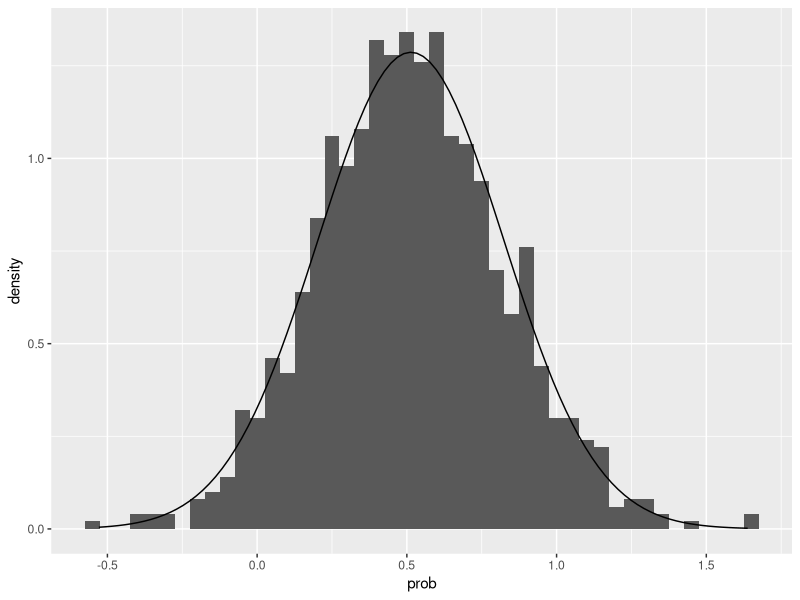

Write R code to recreate this figure. (Note: this script raises an error after producing the figure.)
# testing conditions and movement link
install.packages("msm")
library(msm) # truncated normal distribution - could just clip regular
library(ggplot2)

# for now, movement prob sampled from random dist 0-1
# p(move) for each stage or patch? stage and patch?
prob <- rtnorm(1000, mean = 0.5, sd= 0.3) # sample of 1000 
prob_df <- as.data.frame(prob)

n_obs <-  sum(!is.na(prob_df$prob))

norm.plot <- ggplot(prob_df, aes(prob))  + 
  geom_histogram(aes(y = after_stat(density)),  binwidth = 0.05) + 
  stat_function(fun = dnorm, args = list(mean = mean(prob_df$prob), sd = sd(prob_df$prob)))

# rescaling y
ybreaks = seq(0,50,5) 
# On primary axis
norm.plot + scale_y_continuous("Counts", breaks = round(ybreaks / (bw * n_obs),3), labels = ybreaks)

# randomly generating movement probs for each class and patch
dmat <- matrix(0, ncol= 4, nrow= 2) # row 1 = pstay, row 2 = move
colnames(dmat) <-  c("Yearling_f", "Adult_f", "Yearling_m", "Adult_m")
rownames(dmat) <- c(1:2)
dmat1 <- dmat            # stay and move for patch 1 - assuming better than patch 2
dmat2 <- dmat

# generating probs by sampling truncated norm. Assume patch 1 better than 2, so move low for 1, high for 2
move1 <- rtnorm(4, mean = 0.2, sd= 0.2, lower = 0, upper = 1) # vector of movement probs -  shouldnt fems disperse less?
dmat1[2,] <- move1
dmat1[1,] <- 1-move1
print(dmat1)
move2<- rtnorm(4, mean = 0.6, sd= 0.2, lower = 0, upper = 1) 
dmat2[2,] <- move2
dmat2[1,] <- 1-move2
print(dmat2)


# logit link - for sex ratio of current and movement prob, (not distance!)
# example sr = just over 1 as relative fem abundance (Nf/Nm)
sr <- rnorm(n=50, mean = 1.5, sd= 0.5)  # can get up to 3:1!
if(any(sr <0) ){
  sr[sr < 0] <- 0
}

# visualising ratio
sr_df <- as.data.frame(sr)
obs_sr = sum(!is.na(sr_df$sr))

logit.plot <- ggplot(sr_df, aes(sr))  + 
  geom_histogram(aes(y = ..density..),  binwidth = 0.05) + 
  stat_function(fun = dnorm, args = list(mean = mean(sr_df$sr), sd = sd(sr_df$sr)))

# rescaling y
ybreaks = seq(0,50,5) 
## On primary axis
logit.plot + scale_y_continuous("Counts", breaks = round(ybreaks / (0.05 * obs_sr),3), labels = ybreaks)

# defining binary movement based off this
y <- ifelse(sr_df > 1, 0, 1)    # males only move when fem abundance greater than male
sr_df$Y <- y 


# visualising distance against Y (move or not)
ggplot(data = sr_df, aes(x= sr, y=Y))+
  geom_point() +
  labs(title = "Male movement probability distribution",
       y = "Movement prob", 
       x = "Sex ratio (number of females per male)")

mylogit <- glm(Y ~ sr, data = sr_df, family = "binomial")  # creating gen linear model to predict effect of sex ratio on movement
summary(mylogit)

new_df <- data.frame(sample_ratio = seq(min(sr_df$sr), max(sr_df$sr), length.out=100))   # creating df with possible sex ratios (between min and max generated)
new_df$prob <- predict(mylogit, data = new_df, type = "response")   # applying my model to these sample ratios

# visualising model
ggplot(sr_df, aes(x = sr, y = Y)) +
  geom_jitter(height = 0.03, width = 0, alpha = 0.6) +
  stat_smooth(method = "glm",
              method.args = list(family = "binomial"),
              se = FALSE, color = "blue", size = 1.2) +
  labs(title = "Male movement probability distribution",
       y = "Movement prob", 
       x = "Sex ratio (number of females per male)")   # represents a single male sample - what does he do at diff sex ratios?


# increasing replicates 
# treat each y as movement data for an individ MALE badger
y1 <- ifelse(sr > 1.2, 0, 1)   # setting various different movement thresholds, represents larger sample size
y2 <- ifelse(sr > 1, 0, 1)
y3 <- ifelse(sr > 1.25, 0, 1)
y4 <- ifelse(sr > 0.9, 0, 1)
y5 <- ifelse(sr > 0.7, 0, 1)

y_list <- vector("list")  # blank vecor for p move FOR EACH INDIVIDUAL - 50 responses (length sr) for each individual

for (i in 1:10) {
min_f <- rnorm(1, mean = 1.5, sd = 0.2)  # random number to set as threshold

y_list[[i]] <- ifelse(sr > min_f, 0, 1)    # for each invidual list, stay if greater than this random number, move if not
}

# blank df with 10 cols
move_df <- data.frame(matrix(0, nrow = 50, ncol = 10))
colnames(move_df) <- c("Male_1","Male_2","Male_3", "Male_4", "Male_5", "Male_6", "Male_7", "Male_8", "Male_9", "Male_10")

for ( i in 1:10){
  move_df[,i] <- y_list[[i]]  # first col = first list from y_list
}

move_df$Y <- rowMeans(move_df) # mean response for each sr (from sr_df), creates continuous var from binary

move_df$sr <- sr # sr must add in later so we don't interfer with rowmeans

# new logit function based of these 
newlogit <- glm(Y ~ sr, data = move_df, family = "binomial")  # creating gen linear model to predict effect of sex ratio on movement
summary(newlogit)

new <- data.frame(sr = seq(min(move_df$sr), max(move_df$sr), length.out=100))
new$prob <- predict(newlogit, data = new, type = "response") # prediction of movement given sex ratio based on new glm  
                                                 # - doesn't seem to correlate movement with sr?

# visualising model
ggplot(move_df, aes(x = sr, y = Y)) +
  geom_jitter(height = 0.03, width = 0, alpha = 0.6) +
  stat_smooth(method = "glm",
              method.args = list(family = "binomial"),
              se = FALSE, color = "blue", size = 1.2) +
  labs(title = "Male movement probability distribution",
       y = "Movement prob", 
       x = "Sex ratio (number of females per male)")    # more samples from individuals = curvier


# need to extract equation of curve 
# then, can input Nf. Nm and auto calculate p(move) for all males



# Defining movement function for Dmat
# base logistic equation = L / (1 - e^(-k(x-x0)))
# where L = 1 (max value, prob bound between 0 and 1)
# K = steepness of curve (vis using desmos). We want pop size as some density val?
# x0 = 0.5 (midpoint) 

# Idea = group_size calculated as proportion of some carrying capacity (max group size = )
Dmat.create <- function(colnames, nPatches) {
  Dmat <- matrix(0, ncol= length(colnames), nrow = nPatches) # row = number patches
  colnames(Dmat) <- colnames
  
  for (p in 1:nPatches){
    move <- rnorm(length(colnames), mean = 0.5, sd =0.2) # eq to calculate move prob value given vars, for now rnorm
    Dmat[p,] <- move
  }
  return(Dmat)
}



# how to set up more patches 
set.seed(123)  # setting our number 
reps <- 10
sizes <- runif(reps, min= 3, max=30) 
# multiply each of these pop sizes with stage dist

init_mat <- matrix(0, ncol = 4, nrow = reps) # fill each row with an inital vec per patch 
for(i in 1:reps){
  init_mat[i, ] <- floor(sizes[i]* stagedist)
}

initial <- c(t(init_mat))



# FUTURE - adding density dependent dispersal
ddDmat.create <- function(colnames, nPatches, 
                          group_size, sex_ratio = NULL, 
                          k) {
  Dmat <- matrix(0, ncol= length(colnames), nrow = nPatches) # row = number patches
  colnames(Dmat) <- colnames
  
  max_group_size <- 28 # based on papers recording 26 and 27 
  
  # logistic equation - total group size
  for (p in 1:nPatches){
    x <- group_size/ max_group_size    # proportion of max size
    move <- 1 / (1 - exp((-k(x-0.5)))) 
    Dmat[p,] <- move   # equal for all indivs or variable between sexes? vary K value for males and females?
  }
  
  if(!is.null(sex_ratio) == FALSE){
    for (p in 1:nPatches){
      x <- sex_ratio    # proportion of max size
      move <- 1 / (1 - exp((-k[2](x-0.5)))) # second value for k needed
      Dmat[p,2] <- move   # male movement prob 
    }
  }
  return(Dmat)
}

# NOTES a more versitile way to construct in case we are deciding if yearlings are also moving is to have 
# 4X4 Dmat with 0 in non-moving stages. Multiply relevant entries and if not moving, will be multiplying 0. 





# creating ndist plots for removal visualisation -----
dis <- rnorm(1000, mean = 0.5, sd= 0.05) # sample of 1000 between 0 and 1
df <- as.data.frame(dis)
bw <- 0.005
n_obs <-  sum(!is.na(df$dis))

base.plot <- ggplot(df, aes(dis)) + 
  geom_histogram(aes(y = after_stat(density)),  
                 binwidth = bw,
                 fill = "grey50", alpha= 0.3) + 
  stat_function(fun = dnorm, args = list(mean = mean(df$dis), sd = sd(df$dis)), 
                size = 1.5, colour = "black")+ 
  geom_vline(aes(xintercept = 0.5),                       # Adding a line to show removal year
             colour = "red", linetype = "dashed", size= 1, alpha = 0.8) +
  labs(x = "Removal probability") +
  theme_classic(base_size = 16) +
  theme(
    axis.text = element_text(color = "black")
  )

# rescaling y
ybreaks = seq(0,50,5) 
# On primary axis
base.plot + scale_y_continuous("Counts", breaks = round(ybreaks / (bw * n_obs),3), labels = ybreaks)


# biased trials = multiple plots needed with varying means
df$unbias <- rnorm(1000, mean = 0.45, sd= 0.05)
df$bias <- rnorm(1000, mean = 0.55, sd= 0.05)

# graph limits
means <- sapply(df[c("dis", "unbias", "bias")], mean, na.rm = TRUE)
sds   <- sapply(df[c("dis", "unbias", "bias")], sd,   na.rm = TRUE)
min_x <- min(means - 4 * sds)
max_x <- max(means + 4 * sds)

# want to add vis of these extra means on top of base plot
bias.plot <- ggplot(df, aes(dis)) + 
  geom_histogram(aes(y = after_stat(density)),  
                 binwidth = bw,
                 fill = "grey50", alpha= 0.15) + 
  stat_function(fun = dnorm, args = list(mean = mean(df$dis), sd = sd(df$dis)), 
                size = 1.2, colour = "black", alpha = 0.5) + 
  geom_vline(aes(xintercept = mean(df$dis)),                       # Adding a line to show removal year
             colour = "black", linetype = "dashed", size= 1, alpha = 0.5) +
  
  stat_function(fun = dnorm, args = list(mean = mean(df$unbias), sd = sd(df$unbias)), 
                size = 1.2, colour = "blue") + 
  geom_vline(aes(xintercept = mean(df$unbias)),                       # Adding a line to show removal year
             colour = "blue", linetype = "dashed", size= 1, alpha = 0.5) +
  
  stat_function(fun = dnorm, args = list(mean = mean(df$bias), sd = sd(df$bias)), 
                size = 1.2, colour = "red") + 
  geom_vline(aes(xintercept = mean(df$bias)),                       # Adding a line to show removal year
             colour = "red", linetype = "dashed", size= 1, alpha = 0.5) +

  labs(x = "Removal probability") +
  theme_classic(base_size = 16) +
  theme(
    axis.text = element_text(color = "black")
  )+
  coord_cartesian(xlim = c(min_x, max_x))   # makes sure full range of x axis included
# almost works, why are my curves not complete?
